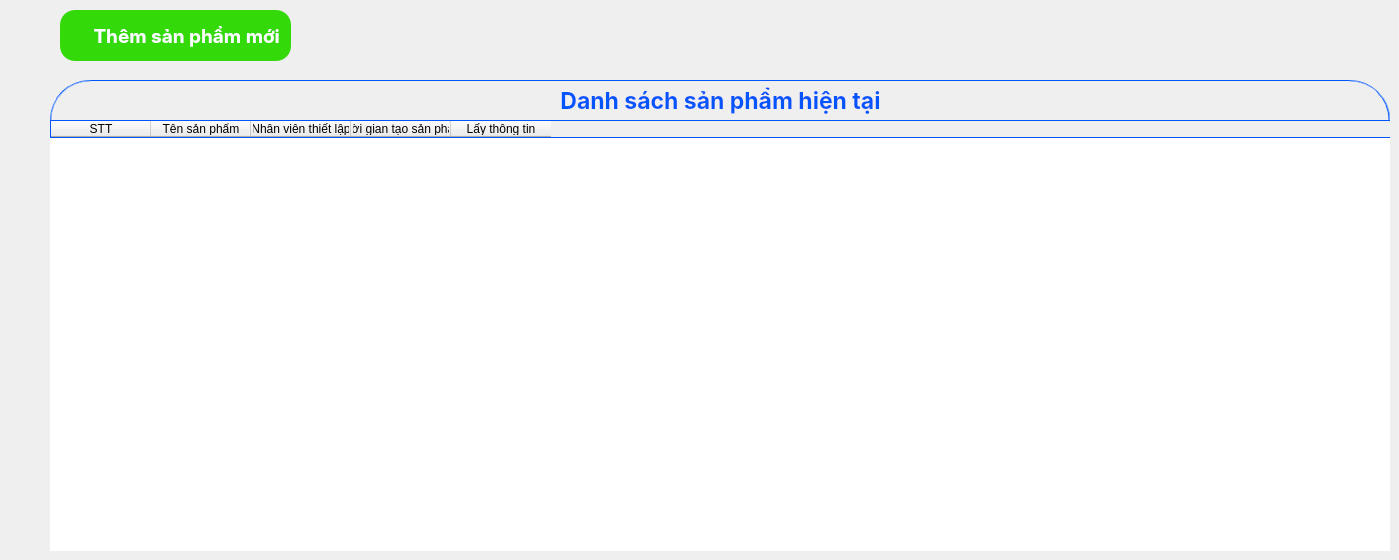
          <widget class="QWidget" name="pageProductList">
           <widget class="QGroupBox" name="groupBox_19">
            <property name="geometry">
             <rect>
              <x>50</x>
              <y>80</y>
              <width>1340</width>
              <height>471</height>
             </rect>
            </property>
            <property name="styleSheet">
             <string notr="true">border: 1px groove #0055FF;
opacity: 0.7;
border-radius: 40px;
</string>
            </property>
            <property name="title">
             <string/>
            </property>
            <widget class="QLabel" name="label_87">
             <property name="geometry">
              <rect>
               <x>0</x>
               <y>0</y>
               <width>1341</width>
               <height>41</height>
              </rect>
             </property>
             <property name="font">
              <font>
               <family>Inter</family>
               <pointsize>17</pointsize>
               <bold>true</bold>
              </font>
             </property>
             <property name="styleSheet">
              <string notr="true">color: #0055FF;
opacity: 0.7;
background-color: transparent;
font-family: Inter, sans-serif;
border:None;</string>
             </property>
             <property name="text">
              <string>Danh sách sản phẩm hiện tại</string>
             </property>
             <property name="alignment">
              <set>Qt::AlignCenter</set>
             </property>
            </widget>
            <widget class="QTableWidget" name="tbProductList">
             <property name="geometry">
              <rect>
               <x>0</x>
               <y>40</y>
               <width>1341</width>
               <height>461</height>
              </rect>
             </property>
             <property name="styleSheet">
              <string notr="true">QTableWidget#tbProductList{
 border:None;
}
</string>
             </property>
             <column>
              <property name="text">
               <string>STT</string>
              </property>
             </column>
             <column>
              <property name="text">
               <string>Tên sản phẩm</string>
              </property>
             </column>
             <column>
              <property name="text">
               <string>Nhân viên thiết lập</string>
              </property>
             </column>
             <column>
              <property name="text">
               <string>Thời gian tạo sản phẩm</string>
              </property>
             </column>
             <column>
              <property name="text">
               <string>Lấy thông tin</string>
              </property>
             </column>
            </widget>
           </widget>
           <widget class="QPushButton" name="btnAddData1">
            <property name="geometry">
             <rect>
              <x>60</x>
              <y>10</y>
              <width>231</width>
              <height>51</height>
             </rect>
            </property>
            <property name="font">
             <font>
              <family>Inter</family>
              <pointsize>14</pointsize>
              <bold>true</bold>
             </font>
            </property>
            <property name="styleSheet">
             <string notr="true">QPushButton#btnAddData1{
	border-radius: 15px;
	border-color: white;
	background-color: #33D909;
	color: white;
	text-align: center;
	font-family: Inter, sans-serif;
    background-repeat: no-repeat;
    background-image: url(:/newPrefix/Photo/icons8-add-list-32.png);
	background-position: left;
}

QPushButton#btnAddData1:hover {
    background-color: #FFA500;  /* Màu nền khi hover */
}

QPushButton#btnAddData1:pressed {
    padding-left: 5px;
    padding-top: 5px;
}




</string>
            </property>
            <property name="text">
             <string>     Thêm sản phẩm mới</string>
            </property>
           </widget>
          </widget>
